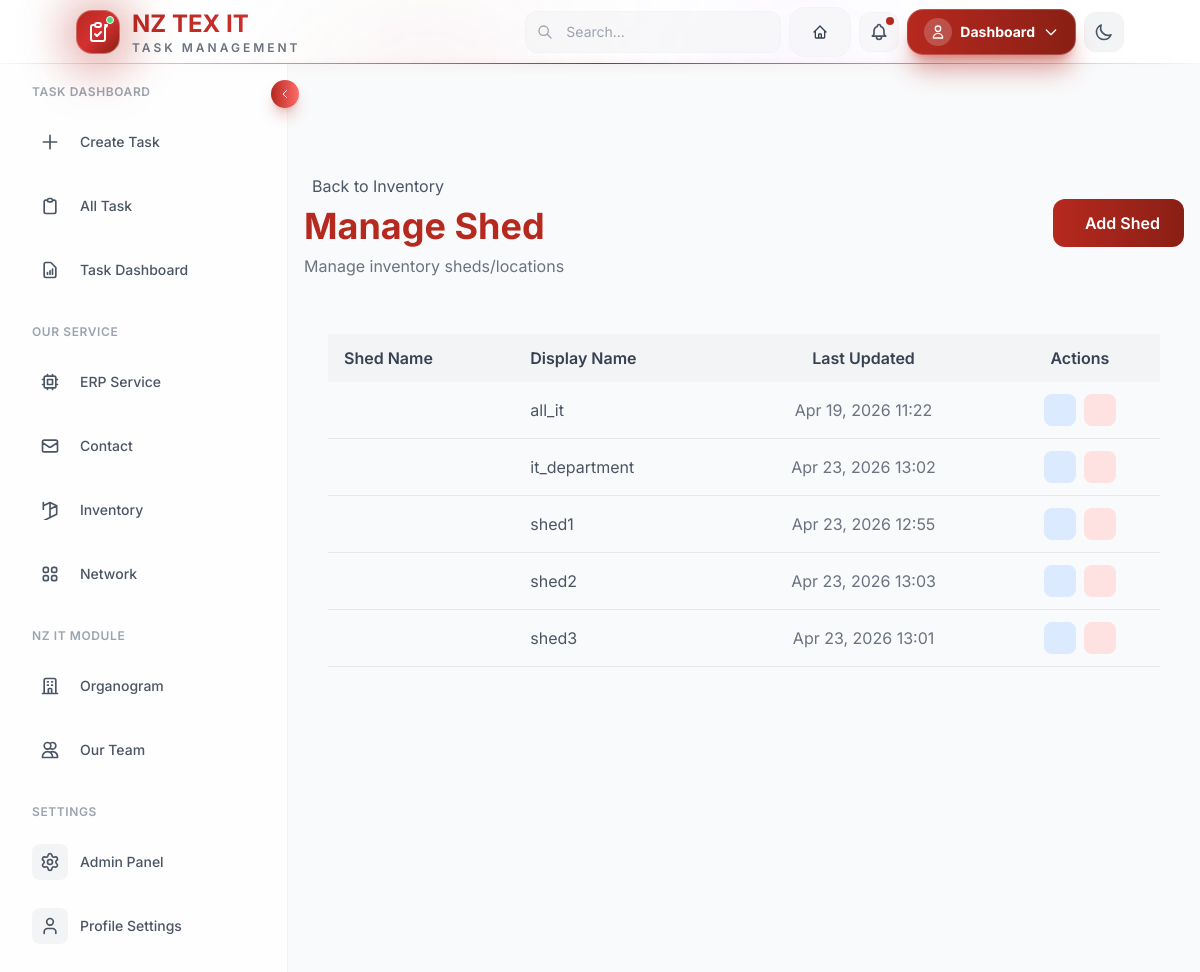
Page /inventory/manage-shed/ (signed in) on the committed database.
### taskmanager/models.py (models this page shows, shortened)
class ShedInventory(models.Model):
    SHED_CHOICES = [
        ('shed1', 'NZ Apparels Shed-1'),
        ('shed2', 'NZ Apparels Shed-2'),
        ('shed3', 'NZ Apparels Shed-3'),
        ('it_stock', 'IT Stock Product'),
        ('all_it', 'All IT Product Inventory'),
        ('it_department', 'IT Department'),
    ]
    shed_name = models.CharField(max_length=50, unique=True)
    row_labels = models.JSONField(default=list)
    column_labels = models.JSONField(default=list)
    data = models.JSONField(default=dict)
    updated_at = models.DateTimeField(auto_now=True)

### taskmanager/views/inventory_views.py (the view, shortened to what this page needs)
# urls.py: path('inventory/manage-shed/', manage_shed, name='manage_shed'),
@login_required
def manage_shed(request):
    try:
        sheds = ShedInventory.objects.all().order_by('shed_name')
        return render(request, 'manage_shed.html', {'sheds': sheds})
    except Exception as e:
        logger.error(f"Error in manage_shed: {str(e)}")
        messages.error(request, 'An error occurred.')
        return redirect('inventory')

### taskmanager/context_processors.py (called while the page is built)
def user_permissions_context(request):
    if request.user.is_authenticated:
        return {
            'user_permissions_dict': get_user_permissions(request.user)
        }
    return {
        'user_permissions_dict': {}
    }

### templates/manage_shed.html (shortened to what this page needs)
{% extends 'base.html' %}
{% block extra_css %}
<link href="https://cdn.jsdelivr.net/npm/remixicon@3.5.0/fonts/remixicon.css" rel="stylesheet">
{% endblock %}
{% block content %}
<section class="pt-20 pb-16 min-h-screen hero-gradient dark:hero-gradient">
    <div class="w-full max-w-6xl mx-auto px-4">
        <div class="flex items-center justify-between mb-8">
            <div>
                <a href="/inventory/" class="inline-flex items-center gap-2 text-gray-600 dark:text-gray-400 hover:text-[#b6291f] transition-colors mb-2">
                    Back to Inventory
                </a>
                <h1 class="text-4xl font-bold text-gray-900 dark:text-white">
                    <span class="text-[#b6291f]">Manage Shed</span>
                </h1>
                <p class="text-gray-500 dark:text-gray-400 mt-2">Manage inventory sheds/locations</p>
            </div>
            <button onclick="showAddModal()" class="px-6 py-3 bg-gradient-to-r from-[#b6291f] to-[#8a1f15] text-white rounded-xl font-semibold hover:shadow-lg transition-all flex items-center gap-2">
                Add Shed
            </button>
        </div>
        <div class="glass-card rounded-2xl p-6 overflow-hidden">
            <table class="w-full">
                <thead>
                    <tr class="bg-gray-100 dark:bg-gray-800">
                        <th class="text-left py-3 px-4 font-semibold text-gray-700 dark:text-gray-200">Shed Name</th>
                        <th class="text-left py-3 px-4 font-semibold text-gray-700 dark:text-gray-200">Display Name</th>
                        <th class="text-center py-3 px-4 font-semibold text-gray-700 dark:text-gray-200">Last Updated</th>
                        <th class="text-center py-3 px-4 font-semibold text-gray-700 dark:text-gray-200">Actions</th>
                    </tr>
                </thead>
                <tbody>
                    {% for shed in sheds %}
                    <tr class="border-b border-gray-200 dark:border-gray-700 hover:bg-gray-50 dark:hover:bg-gray-800">
                        <td class="py-3 px-4 text-gray-900 dark:text-white font-medium">{{ shed.get_shed_name_display }}</td>
                        <td class="py-3 px-4 text-gray-600 dark:text-gray-300">{{ shed.shed_name }}</td>
                        <td class="py-3 px-4 text-center text-gray-500 dark:text-gray-400">{{ shed.updated_at|date:"M d, Y H:i" }}</td>
                        <td class="py-3 px-4 text-center">
                            <div class="flex justify-center gap-2">
                                <a href="/inventory/{{ shed.shed_name }}/" class="action-btn edit-btn" title="Edit">
                                </a>
                                <button onclick="deleteShed('{{ shed.shed_name }}', '{{ shed.get_shed_name_display|escapejs }}')" class="action-btn del-btn" title="Delete">
                                </button>
                            </div>
                        </td>
                    </tr>
                    {% empty %}
                    <tr>
                        <td colspan="4" class="py-8 text-center text-gray-500">No sheds found. Click "Add Shed" to create one.</td>
                    </tr>
                    {% endfor %}
                </tbody>
            </table>
        </div>
    </div>
</section>
{% endblock %}

### templates/base.html (style rules this page uses)
* { font-family: 'Inter', sans-serif; }

### templates/manage_shed.html (style rules this page uses)
.action-btn { width: 32px; height: 32px; display: inline-flex; align-items: center; justify-content: center; border-radius: 8px; transition: all 0.2s; cursor: pointer; }
.edit-btn { background: #dbeafe; color: #2563eb; }
.del-btn { background: #fee2e2; color: #dc2626; }

### rows in the picture
ShedInventory: shed_name "all_it", updated_at "Apr 19, 2026 11:22"
ShedInventory: shed_name "it_department", updated_at "Apr 23, 2026 13:02"
ShedInventory: shed_name "shed1", updated_at "Apr 23, 2026 12:55"
ShedInventory: shed_name "shed2", updated_at "Apr 23, 2026 13:03"
ShedInventory: shed_name "shed3", updated_at "Apr 23, 2026 13:01"
